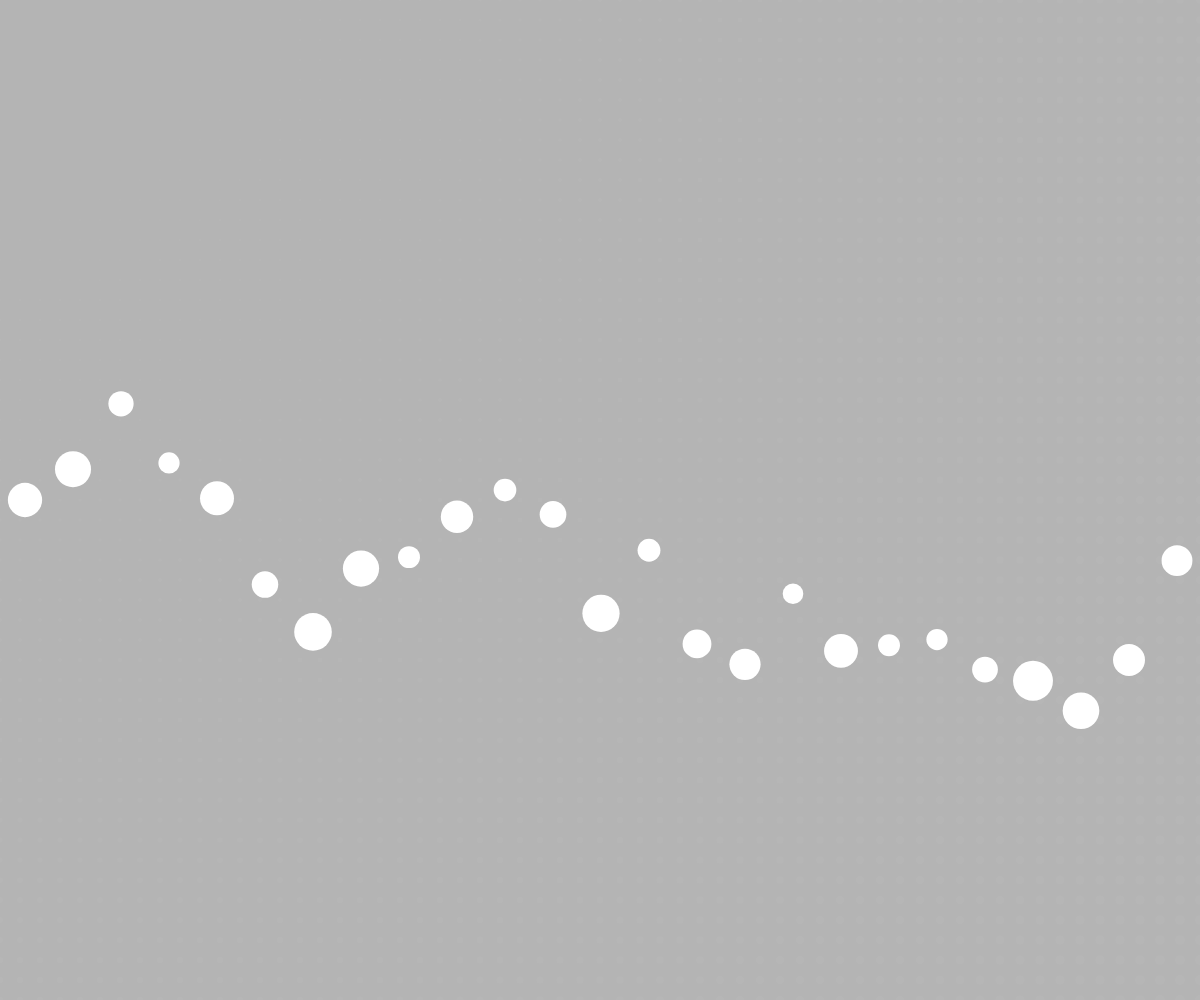
Frame 1 (no input)
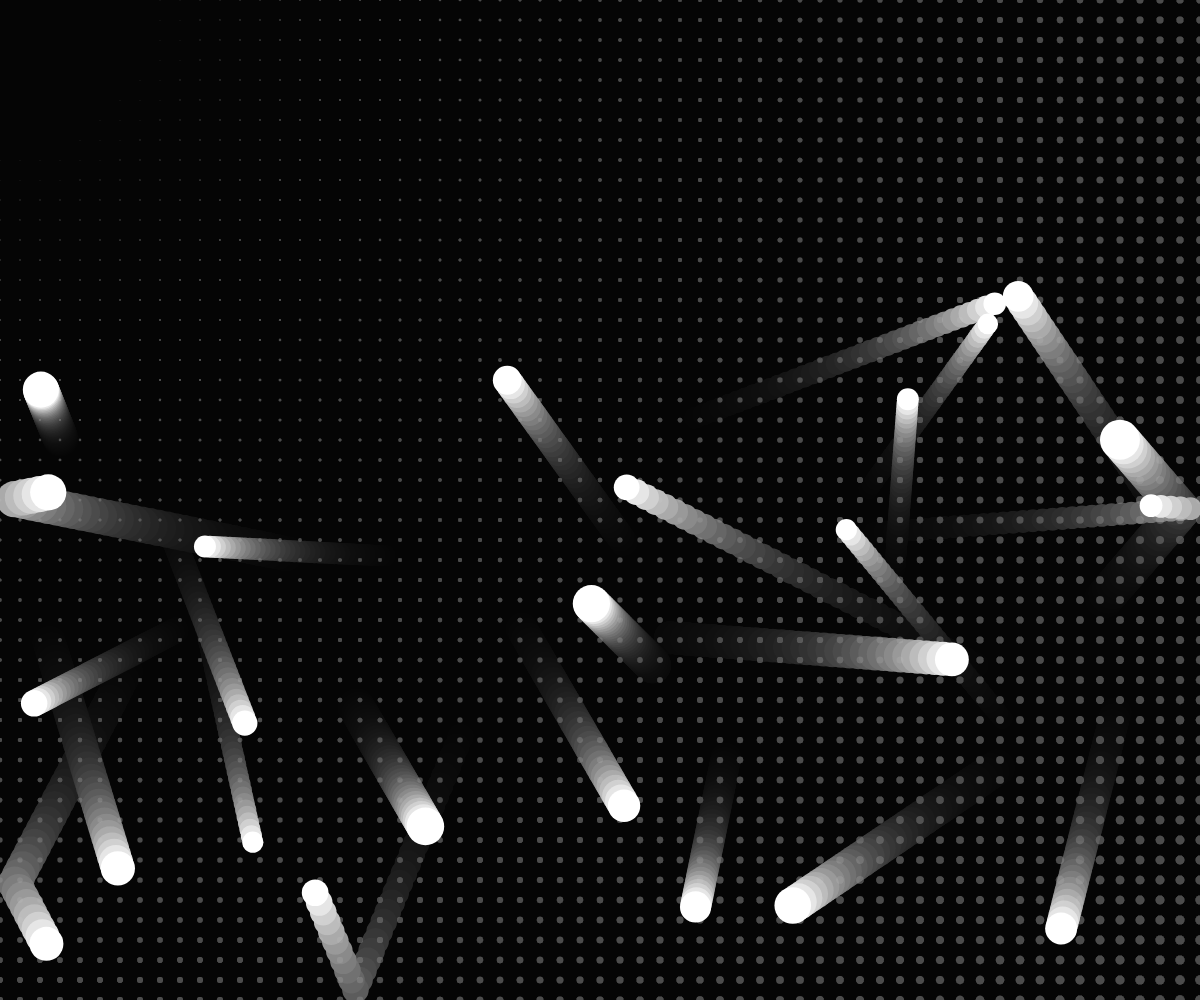
Frame 60 (no input)
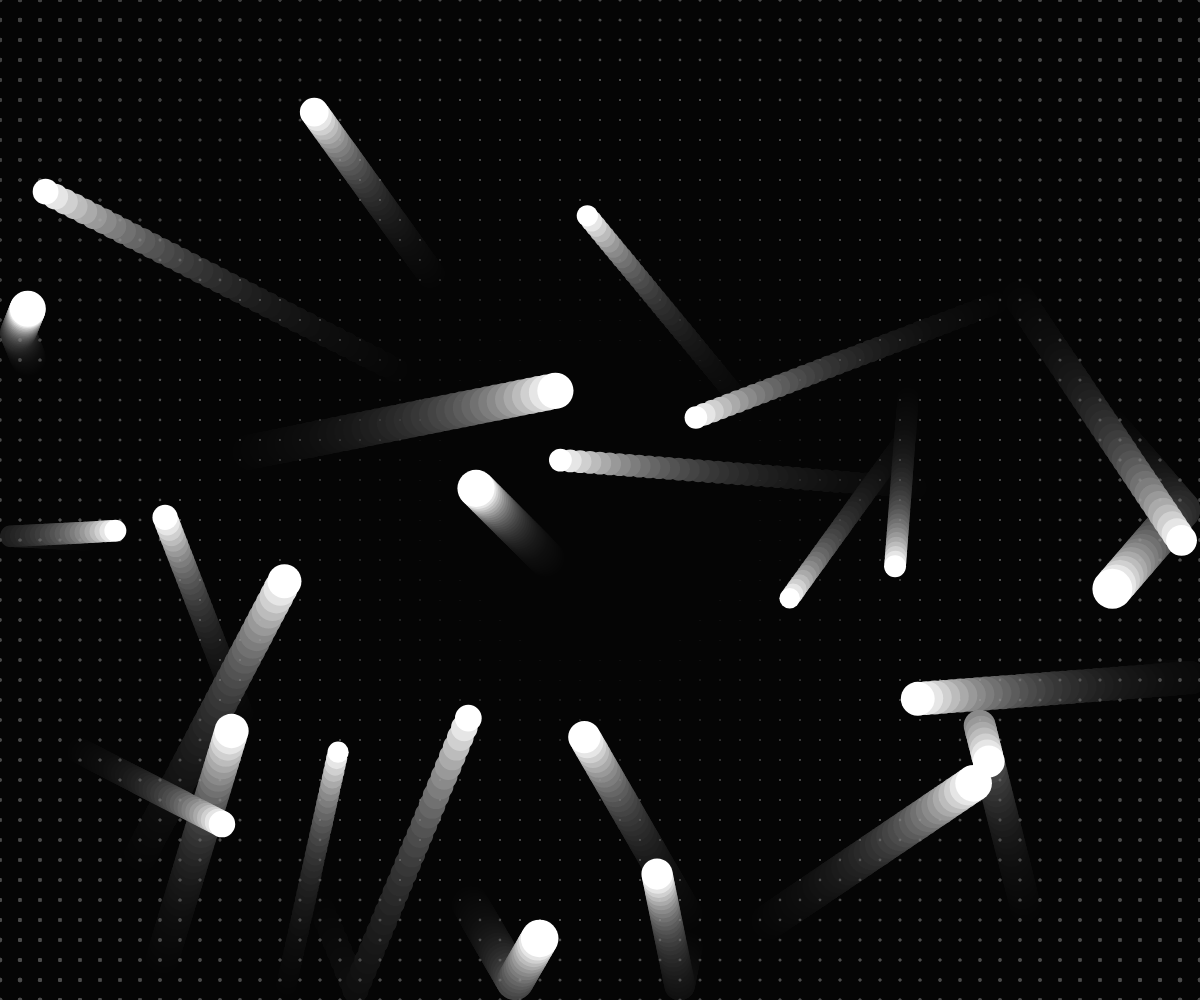
Frame 120 (the mouse pressed at the canvas centre since frame 60)

The p5.js sketch that drew these frames (run headless with seeded random() and noise() and a simulated clock; from frame 60 on, the mouse is pressed at the canvas centre):

// p5.js sketch
// ── sketch.js


var quarks = [];
// set number of objects
var objNum = 25;
var max_distance;

function setup() {

// setup canvas
    createCanvas(windowWidth, windowHeight);
    background( 200, 200, 200);

// set initial object locations
    var init_x = 25;
    var init_y = windowHeight/2;
    for (var i = 0; i < objNum; i++) {
        quarks.push(new quark(init_x, init_y));
            init_y += random(-100, 100);
            init_x += windowWidth/25;
          }
          noStroke();
          max_distance = dist(0, 0, width, height);
  }

function draw() {

// set background to slowly cover object motion trails
    background( 5, 5, 5, 25);

// implement quark class
    for (var i = 0; i < quarks.length; i++) {
        quarks[i].display();
        quarks[i].move();
        quarks[i].objBounce(quarks, i);
        quarks[i].wallBounce();
      }

// interactive mouse gradient
      fill(255,255,255,10);
      for(var i = 0; i <= width; i += 20) {
        for(var z = 0; z <= height; z += 20) {
          var size = dist(mouseX, mouseY, i, z);
          size = size/max_distance * 10;
          ellipse(i, z, size, size);
          //rect(i, z, size, size);
  }
}
}


class quark {
    constructor(x, y, size) {
        this.posX = x;
        this.posY = y;
        this.size = random(20, 40);
        this.radius = this.size / 2;
        this.color = color( 255, 255, 255);
        this.changeX = random(-5, 10);
        this.changeY = random(-5, 10);
    }

    display() {
        push();
        translate(this.posX, this.posY);
        noStroke();
        fill(this.color);
        ellipse(0, 0, this.size);
        pop();
    }

    move() {
        this.posX += this.changeX;
        this.posY += this.changeY;
    }

// object interaction with the edge of the canvas
    wallBounce() {
        if (this.posX + this.radius >= width || this.posX - this.radius <= 0) {
            this.changeX *= -1;
        }
        if (this.posY + this.radius >= height || this.posY - this.radius <= 0) {
            this.changeY *= -1;
        }
    }

// object interaction with eachother
    objBounce(quarkObj, subject) {
      for (var n = 0; n < quarkObj.length; n++) {
        if (n != subject) {
          var d = dist(this.posX, this.posY, quarkObj[n].posX, quarkObj[n].posY);
          var combinedR = this.radius + quarkObj[n].radius;
          if (d <= combinedR) {
            this.changeX *= -1;
            this.changeY *= -1;

            }
          }
        }
      }
    }
